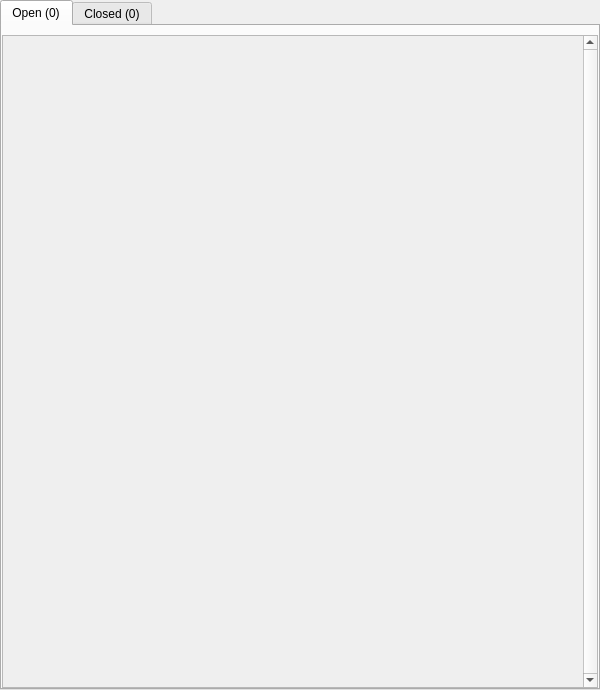
<?xml version="1.0" encoding="UTF-8"?>
<ui version="4.0">
 <class>Form</class>
 <widget class="QWidget" name="Form">
  <property name="geometry">
   <rect>
    <x>0</x>
    <y>0</y>
    <width>600</width>
    <height>690</height>
   </rect>
  </property>
  <property name="minimumSize">
   <size>
    <width>600</width>
    <height>0</height>
   </size>
  </property>
  <property name="windowTitle">
   <string>Form</string>
  </property>
  <layout class="QVBoxLayout" name="verticalLayout_2">
   <property name="leftMargin">
    <number>0</number>
   </property>
   <property name="topMargin">
    <number>0</number>
   </property>
   <property name="rightMargin">
    <number>0</number>
   </property>
   <property name="bottomMargin">
    <number>0</number>
   </property>
   <item>
    <widget class="QTabWidget" name="tab_widget">
     <property name="currentIndex">
      <number>0</number>
     </property>
     <widget class="QWidget" name="tab">
      <attribute name="title">
       <string>Open (0)</string>
      </attribute>
      <layout class="QVBoxLayout" name="verticalLayout">
       <property name="leftMargin">
        <number>0</number>
       </property>
       <property name="rightMargin">
        <number>0</number>
       </property>
       <property name="bottomMargin">
        <number>0</number>
       </property>
       <item>
        <widget class="QScrollArea" name="scrollArea">
         <property name="verticalScrollBarPolicy">
          <enum>Qt::ScrollBarAlwaysOn</enum>
         </property>
         <property name="horizontalScrollBarPolicy">
          <enum>Qt::ScrollBarAlwaysOff</enum>
         </property>
         <property name="sizeAdjustPolicy">
          <enum>QAbstractScrollArea::AdjustIgnored</enum>
         </property>
         <property name="widgetResizable">
          <bool>true</bool>
         </property>
         <property name="alignment">
          <set>Qt::AlignLeading|Qt::AlignLeft|Qt::AlignTop</set>
         </property>
         <widget class="QWidget" name="scrollAreaWidgetContents">
          <property name="geometry">
           <rect>
            <x>0</x>
            <y>0</y>
            <width>575</width>
            <height>653</height>
           </rect>
          </property>
          <layout class="QVBoxLayout" name="opened_issues_vlayout1">
           <property name="sizeConstraint">
            <enum>QLayout::SetDefaultConstraint</enum>
           </property>
           <property name="leftMargin">
            <number>0</number>
           </property>
           <property name="topMargin">
            <number>0</number>
           </property>
           <property name="rightMargin">
            <number>0</number>
           </property>
           <property name="bottomMargin">
            <number>0</number>
           </property>
           <item>
            <layout class="QVBoxLayout" name="opened_issues_vlayout">
             <property name="rightMargin">
              <number>0</number>
             </property>
            </layout>
           </item>
          </layout>
         </widget>
        </widget>
       </item>
      </layout>
     </widget>
     <widget class="QWidget" name="tab_2">
      <attribute name="title">
       <string>Closed (0)</string>
      </attribute>
      <layout class="QVBoxLayout" name="verticalLayout_3">
       <item>
        <widget class="QScrollArea" name="scrollArea_2">
         <property name="verticalScrollBarPolicy">
          <enum>Qt::ScrollBarAlwaysOn</enum>
         </property>
         <property name="horizontalScrollBarPolicy">
          <enum>Qt::ScrollBarAlwaysOff</enum>
         </property>
         <property name="widgetResizable">
          <bool>true</bool>
         </property>
         <property name="alignment">
          <set>Qt::AlignLeading|Qt::AlignLeft|Qt::AlignTop</set>
         </property>
         <widget class="QWidget" name="scrollAreaWidgetContents_2">
          <property name="geometry">
           <rect>
            <x>0</x>
            <y>0</y>
            <width>557</width>
            <height>644</height>
           </rect>
          </property>
          <layout class="QVBoxLayout" name="closed_issues_vlayout">
           <property name="leftMargin">
            <number>0</number>
           </property>
           <property name="topMargin">
            <number>0</number>
           </property>
           <property name="rightMargin">
            <number>0</number>
           </property>
           <property name="bottomMargin">
            <number>0</number>
           </property>
          </layout>
         </widget>
        </widget>
       </item>
      </layout>
     </widget>
    </widget>
   </item>
  </layout>
 </widget>
 <resources/>
 <connections/>
</ui>
